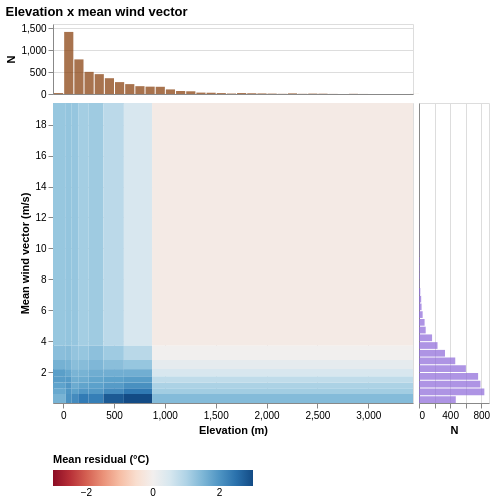

Source (Vega-Lite JSON):
### Vega-Lite specification from a JSON file in a GitHub repository (floating-point values rounded to 4 significant figures; data arrays with more than 128 entries replaced by an {"elided": "..."} marker saying what was removed)
{"config": {"view": {"continuousWidth": 300, "continuousHeight": 300}}, "vconcat": [{"data": {"name": "data-66037dbc5dd7e091d990e2fe1abac311"}, "mark": {"type": "bar", "color": "#8B4513", "opacity": 0.75}, "encoding": {"x": {"axis": {"labels": false, "ticks": false}, "bin": {"maxbins": 40}, "field": "val", "scale": {"domain": [-100.0, 3440.0], "nice": false, "zero": false}, "title": null, "type": "quantitative"}, "y": {"aggregate": "count", "axis": {"tickCount": 3}, "title": "N", "type": "quantitative"}}, "height": 70, "width": 360}, {"hconcat": [{"data": {"name": "data-fa1e0e3e42796d50fb314b0399cb01c9"}, "mark": {"type": "rect"}, "encoding": {"color": {"field": "color_val", "legend": {"orient": "bottom"}, "scale": {"domain": [-3.003, 3.003], "scheme": "redblue"}, "title": "Mean residual (°C)", "type": "quantitative"}, "tooltip": [{"field": "x_lo", "format": ".3g", "title": "Elevation (m) from", "type": "quantitative"}, {"field": "x_hi", "format": ".3g", "title": "Elevation (m) to", "type": "quantitative"}, {"field": "y_lo", "format": ".3g", "title": "Mean wind vector (m/s) from", "type": "quantitative"}, {"field": "y_hi", "format": ".3g", "title": "Mean wind vector (m/s) to", "type": "quantitative"}, {"field": "color_val", "format": ".3f", "title": "Mean residual (°C)", "type": "quantitative"}, {"field": "n", "title": "Observations", "type": "quantitative"}], "x": {"field": "x_lo", "scale": {"domain": [-100.0, 3440.0], "nice": false, "zero": false}, "title": "Elevation (m)", "type": "quantitative"}, "x2": {"field": "x_hi"}, "y": {"field": "y_lo", "scale": {"domain": [0.0003355, 19.4], "nice": false, "zero": false}, "title": "Mean wind vector (m/s)", "type": "quantitative"}, "y2": {"field": "y_hi"}}, "height": 300, "width": 360}, {"data": {"name": "data-038c080ffce177935d8ece018a64fb4a"}, "mark": {"type": "bar", "color": "#9370DB", "opacity": 0.75}, "encoding": {"x": {"aggregate": "count", "axis": {"tickCount": 3}, "title": "N", "type": "quantitative"}, "y": {"axis": {"labels": false, "ticks": false}, "bin": {"maxbins": 40}, "field": "val", "scale": {"domain": [0.0003355, 19.4], "nice": false, "zero": false}, "title": null, "type": "quantitative"}}, "height": 300, "width": 70}], "spacing": 4}], "spacing": 2, "title": "Elevation x mean wind vector", "$schema": "https://vega.github.io/schema/vega-lite/v6.4.1.json", "datasets": {"data-66037dbc5dd7e091d990e2fe1abac311": {"elided": "4999 records"}, "data-fa1e0e3e42796d50fb314b0399cb01c9": [{"bin_x": "(-inf, 26]", "bin_y": "(-inf, 0.5819879174232483]", "color_val": 1.552, "n": 58171, "x_lo": -100.0, "x_hi": 26.0, "y_lo": 0.0003355, "y_hi": 0.582}, {"bin_x": "(-inf, 26]", "bin_y": "(0.5819879174232483, 0.955617368221283]", "color_val": 1.694, "n": 77140, "x_lo": -100.0, "x_hi": 26.0, "y_lo": 0.582, "y_hi": 0.9556}, {"bin_x": "(-inf, 26]", "bin_y": "(0.955617368221283, 1.3300021886825562]", "color_val": 1.785, "n": 87621, "x_lo": -100.0, "x_hi": 26.0, "y_lo": 0.9556, "y_hi": 1.33}, {"bin_x": "(-inf, 26]", "bin_y": "(1.3300021886825562, 1.7310218811035156]", "color_val": 1.868, "n": 93137, "x_lo": -100.0, "x_hi": 26.0, "y_lo": 1.33, "y_hi": 1.731}, {"bin_x": "(-inf, 26]", "bin_y": "(1.7310218811035156, 2.1926934719085693]", "color_val": 1.846, "n": 97459, "x_lo": -100.0, "x_hi": 26.0, "y_lo": 1.731, "y_hi": 2.193}, {"bin_x": "(-inf, 26]", "bin_y": "(2.1926934719085693, 2.781804084777832]", "color_val": 1.577, "n": 107187, "x_lo": -100.0, "x_hi": 26.0, "y_lo": 2.193, "y_hi": 2.782}, {"bin_x": "(-inf, 26]", "bin_y": "(2.781804084777832, 3.7226057052612305]", "color_val": 1.376, "n": 129672, "x_lo": -100.0, "x_hi": 26.0, "y_lo": 2.782, "y_hi": 3.723}, {"bin_x": "(-inf, 26]", "bin_y": "(3.7226057052612305, inf]", "color_val": 1.254, "n": 227561, "x_lo": -100.0, "x_hi": 26.0, "y_lo": 3.723, "y_hi": 19.4}, {"bin_x": "(26, 84]", "bin_y": "(-inf, 0.5819879174232483]", "color_val": 2.047, "n": 61791, "x_lo": 26.0, "x_hi": 84.0, "y_lo": 0.0003355, "y_hi": 0.582}, {"bin_x": "(26, 84]", "bin_y": "(0.5819879174232483, 0.955617368221283]", "color_val": 1.978, "n": 76410, "x_lo": 26.0, "x_hi": 84.0, "y_lo": 0.582, "y_hi": 0.9556}, {"bin_x": "(26, 84]", "bin_y": "(0.955617368221283, 1.3300021886825562]", "color_val": 1.971, "n": 86316, "x_lo": 26.0, "x_hi": 84.0, "y_lo": 0.9556, "y_hi": 1.33}, {"bin_x": "(26, 84]", "bin_y": "(1.3300021886825562, 1.7310218811035156]", "color_val": 1.903, "n": 94405, "x_lo": 26.0, "x_hi": 84.0, "y_lo": 1.33, "y_hi": 1.731}, {"bin_x": "(26, 84]", "bin_y": "(1.7310218811035156, 2.1926934719085693]", "color_val": 1.725, "n": 106186, "x_lo": 26.0, "x_hi": 84.0, "y_lo": 1.731, "y_hi": 2.193}, {"bin_x": "(26, 84]", "bin_y": "(2.1926934719085693, 2.781804084777832]", "color_val": 1.551, "n": 122027, "x_lo": 26.0, "x_hi": 84.0, "y_lo": 2.193, "y_hi": 2.782}, {"bin_x": "(26, 84]", "bin_y": "(2.781804084777832, 3.7226057052612305]", "color_val": 1.408, "n": 142757, "x_lo": 26.0, "x_hi": 84.0, "y_lo": 2.782, "y_hi": 3.723}, {"bin_x": "(26, 84]", "bin_y": "(3.7226057052612305, inf]", "color_val": 1.282, "n": 178151, "x_lo": 26.0, "x_hi": 84.0, "y_lo": 3.723, "y_hi": 19.4}, {"bin_x": "(84, 148]", "bin_y": "(-inf, 0.5819879174232483]", "color_val": 2.126, "n": 59263, "x_lo": 84.0, "x_hi": 148.0, "y_lo": 0.0003355, "y_hi": 0.582}, {"bin_x": "(84, 148]", "bin_y": "(0.5819879174232483, 0.955617368221283]", "color_val": 1.806, "n": 74735, "x_lo": 84.0, "x_hi": 148.0, "y_lo": 0.582, "y_hi": 0.9556}, {"bin_x": "(84, 148]", "bin_y": "(0.955617368221283, 1.3300021886825562]", "color_val": 1.662, "n": 89721, "x_lo": 84.0, "x_hi": 148.0, "y_lo": 0.9556, "y_hi": 1.33}, {"bin_x": "(84, 148]", "bin_y": "(1.3300021886825562, 1.7310218811035156]", "color_val": 1.627, "n": 105873, "x_lo": 84.0, "x_hi": 148.0, "y_lo": 1.33, "y_hi": 1.731}, {"bin_x": "(84, 148]", "bin_y": "(1.7310218811035156, 2.1926934719085693]", "color_val": 1.525, "n": 122428, "x_lo": 84.0, "x_hi": 148.0, "y_lo": 1.731, "y_hi": 2.193}, {"bin_x": "(84, 148]", "bin_y": "(2.1926934719085693, 2.781804084777832]", "color_val": 1.381, "n": 136428, "x_lo": 84.0, "x_hi": 148.0, "y_lo": 2.193, "y_hi": 2.782}, {"bin_x": "(84, 148]", "bin_y": "(2.781804084777832, 3.7226057052612305]", "color_val": 1.288, "n": 145259, "x_lo": 84.0, "x_hi": 148.0, "y_lo": 2.782, "y_hi": 3.723}, {"bin_x": "(84, 148]", "bin_y": "(3.7226057052612305, inf]", "color_val": 1.268, "n": 129932, "x_lo": 84.0, "x_hi": 148.0, "y_lo": 3.723, "y_hi": 19.4}, {"bin_x": "(148, 251]", "bin_y": "(-inf, 0.5819879174232483]", "color_val": 2.36, "n": 81395, "x_lo": 148.0, "x_hi": 251.0, "y_lo": 0.0003355, "y_hi": 0.582}, {"bin_x": "(148, 251]", "bin_y": "(0.5819879174232483, 0.955617368221283]", "color_val": 1.939, "n": 92174, "x_lo": 148.0, "x_hi": 251.0, "y_lo": 0.582, "y_hi": 0.9556}, {"bin_x": "(148, 251]", "bin_y": "(0.955617368221283, 1.3300021886825562]", "color_val": 1.764, "n": 101617, "x_lo": 148.0, "x_hi": 251.0, "y_lo": 0.9556, "y_hi": 1.33}, {"bin_x": "(148, 251]", "bin_y": "(1.3300021886825562, 1.7310218811035156]", "color_val": 1.655, "n": 113964, "x_lo": 148.0, "x_hi": 251.0, "y_lo": 1.33, "y_hi": 1.731}, {"bin_x": "(148, 251]", "bin_y": "(1.7310218811035156, 2.1926934719085693]", "color_val": 1.55, "n": 124074, "x_lo": 148.0, "x_hi": 251.0, "y_lo": 1.731, "y_hi": 2.193}, {"bin_x": "(148, 251]", "bin_y": "(2.1926934719085693, 2.781804084777832]", "color_val": 1.41, "n": 129763, "x_lo": 148.0, "x_hi": 251.0, "y_lo": 2.193, "y_hi": 2.782}, {"bin_x": "(148, 251]", "bin_y": "(2.781804084777832, 3.7226057052612305]", "color_val": 1.266, "n": 129809, "x_lo": 148.0, "x_hi": 251.0, "y_lo": 2.782, "y_hi": 3.723}, {"bin_x": "(148, 251]", "bin_y": "(3.7226057052612305, inf]", "color_val": 1.123, "n": 104284, "x_lo": 148.0, "x_hi": 251.0, "y_lo": 3.723, "y_hi": 19.4}, {"bin_x": "(251, 396]", "bin_y": "(-inf, 0.5819879174232483]", "color_val": 2.309, "n": 94919, "x_lo": 251.0, "x_hi": 396.0, "y_lo": 0.0003355, "y_hi": 0.582}, {"bin_x": "(251, 396]", "bin_y": "(0.5819879174232483, 0.955617368221283]", "color_val": 1.929, "n": 104250, "x_lo": 251.0, "x_hi": 396.0, "y_lo": 0.582, "y_hi": 0.9556}, {"bin_x": "(251, 396]", "bin_y": "(0.955617368221283, 1.3300021886825562]", "color_val": 1.814, "n": 111200, "x_lo": 251.0, "x_hi": 396.0, "y_lo": 0.9556, "y_hi": 1.33}, {"bin_x": "(251, 396]", "bin_y": "(1.3300021886825562, 1.7310218811035156]", "color_val": 1.743, "n": 117190, "x_lo": 251.0, "x_hi": 396.0, "y_lo": 1.33, "y_hi": 1.731}, {"bin_x": "(251, 396]", "bin_y": "(1.7310218811035156, 2.1926934719085693]", "color_val": 1.634, "n": 120406, "x_lo": 251.0, "x_hi": 396.0, "y_lo": 1.731, "y_hi": 2.193}, {"bin_x": "(251, 396]", "bin_y": "(2.1926934719085693, 2.781804084777832]", "color_val": 1.48, "n": 118995, "x_lo": 251.0, "x_hi": 396.0, "y_lo": 2.193, "y_hi": 2.782}, {"bin_x": "(251, 396]", "bin_y": "(2.781804084777832, 3.7226057052612305]", "color_val": 1.348, "n": 109877, "x_lo": 251.0, "x_hi": 396.0, "y_lo": 2.782, "y_hi": 3.723}, {"bin_x": "(251, 396]", "bin_y": "(3.7226057052612305, inf]", "color_val": 1.18, "n": 83466, "x_lo": 251.0, "x_hi": 396.0, "y_lo": 3.723, "y_hi": 19.4}, {"bin_x": "(396, 597]", "bin_y": "(-inf, 0.5819879174232483]", "color_val": 2.802, "n": 128827, "x_lo": 396.0, "x_hi": 597.0, "y_lo": 0.0003355, "y_hi": 0.582}, {"bin_x": "(396, 597]", "bin_y": "(0.5819879174232483, 0.955617368221283]", "color_val": 2.129, "n": 128641, "x_lo": 396.0, "x_hi": 597.0, "y_lo": 0.582, "y_hi": 0.9556}, {"bin_x": "(396, 597]", "bin_y": "(0.955617368221283, 1.3300021886825562]", "color_val": 1.897, "n": 125416, "x_lo": 396.0, "x_hi": 597.0, "y_lo": 0.9556, "y_hi": 1.33}, {"bin_x": "(396, 597]", "bin_y": "(1.3300021886825562, 1.7310218811035156]", "color_val": 1.802, "n": 121290, "x_lo": 396.0, "x_hi": 597.0, "y_lo": 1.33, "y_hi": 1.731}, {"bin_x": "(396, 597]", "bin_y": "(1.7310218811035156, 2.1926934719085693]", "color_val": 1.616, "n": 114084, "x_lo": 396.0, "x_hi": 597.0, "y_lo": 1.731, "y_hi": 2.193}, {"bin_x": "(396, 597]", "bin_y": "(2.1926934719085693, 2.781804084777832]", "color_val": 1.382, "n": 103519, "x_lo": 396.0, "x_hi": 597.0, "y_lo": 2.193, "y_hi": 2.782}, {"bin_x": "(396, 597]", "bin_y": "(2.781804084777832, 3.7226057052612305]", "color_val": 1.179, "n": 90130, "x_lo": 396.0, "x_hi": 597.0, "y_lo": 2.782, "y_hi": 3.723}, {"bin_x": "(396, 597]", "bin_y": "(3.7226057052612305, inf]", "color_val": 0.8594, "n": 64054, "x_lo": 396.0, "x_hi": 597.0, "y_lo": 3.723, "y_hi": 19.4}, {"bin_x": "(597, 874]", "bin_y": "(-inf, 0.5819879174232483]", "color_val": 3.003, "n": 157184, "x_lo": 597.0, "x_hi": 874.0, "y_lo": 0.0003355, "y_hi": 0.582}, {"bin_x": "(597, 874]", "bin_y": "(0.5819879174232483, 0.955617368221283]", "color_val": 2.393, "n": 143530, "x_lo": 597.0, "x_hi": 874.0, "y_lo": 0.582, "y_hi": 0.9556}, {"bin_x": "(597, 874]", "bin_y": "(0.955617368221283, 1.3300021886825562]", "color_val": 2.066, "n": 129597, "x_lo": 597.0, "x_hi": 874.0, "y_lo": 0.9556, "y_hi": 1.33}, {"bin_x": "(597, 874]", "bin_y": "(1.3300021886825562, 1.7310218811035156]", "color_val": 1.87, "n": 115049, "x_lo": 597.0, "x_hi": 874.0, "y_lo": 1.33, "y_hi": 1.731}, {"bin_x": "(597, 874]", "bin_y": "(1.7310218811035156, 2.1926934719085693]", "color_val": 1.617, "n": 101909, "x_lo": 597.0, "x_hi": 874.0, "y_lo": 1.731, "y_hi": 2.193}, {"bin_x": "(597, 874]", "bin_y": "(2.1926934719085693, 2.781804084777832]", "color_val": 1.263, "n": 88387, "x_lo": 597.0, "x_hi": 874.0, "y_lo": 2.193, "y_hi": 2.782}, {"bin_x": "(597, 874]", "bin_y": "(2.781804084777832, 3.7226057052612305]", "color_val": 0.8837, "n": 74807, "x_lo": 597.0, "x_hi": 874.0, "y_lo": 2.782, "y_hi": 3.723}, {"bin_x": "(597, 874]", "bin_y": "(3.7226057052612305, inf]", "color_val": 0.4866, "n": 51857, "x_lo": 597.0, "x_hi": 874.0, "y_lo": 3.723, "y_hi": 19.4}, {"bin_x": "(874, inf]", "bin_y": "(-inf, 0.5819879174232483]", "color_val": 1.433, "n": 227774, "x_lo": 874.0, "x_hi": 3440.0, "y_lo": 0.0003355, "y_hi": 0.582}, {"bin_x": "(874, inf]", "bin_y": "(0.5819879174232483, 0.955617368221283]", "color_val": 1.141, "n": 172444, "x_lo": 874.0, "x_hi": 3440.0, "y_lo": 0.582, "y_hi": 0.9556}, {"bin_x": "(874, inf]", "bin_y": "(0.955617368221283, 1.3300021886825562]", "color_val": 1.028, "n": 137835, "x_lo": 874.0, "x_hi": 3440.0, "y_lo": 0.9556, "y_hi": 1.33}, {"bin_x": "(874, inf]", "bin_y": "(1.3300021886825562, 1.7310218811035156]", "color_val": 0.8062, "n": 108416, "x_lo": 874.0, "x_hi": 3440.0, "y_lo": 1.33, "y_hi": 1.731}, {"bin_x": "(874, inf]", "bin_y": "(1.7310218811035156, 2.1926934719085693]", "color_val": 0.4827, "n": 82777, "x_lo": 874.0, "x_hi": 3440.0, "y_lo": 1.731, "y_hi": 2.193}, {"bin_x": "(874, inf]", "bin_y": "(2.1926934719085693, 2.781804084777832]", "color_val": 0.2466, "n": 63018, "x_lo": 874.0, "x_hi": 3440.0, "y_lo": 2.193, "y_hi": 2.782}, {"bin_x": "(874, inf]", "bin_y": "(2.781804084777832, 3.7226057052612305]", "color_val": 0.02175, "n": 47012, "x_lo": 874.0, "x_hi": 3440.0, "y_lo": 2.782, "y_hi": 3.723}, {"bin_x": "(874, inf]", "bin_y": "(3.7226057052612305, inf]", "color_val": -0.1429, "n": 30019, "x_lo": 874.0, "x_hi": 3440.0, "y_lo": 3.723, "y_hi": 19.4}], "data-038c080ffce177935d8ece018a64fb4a": {"elided": "4999 records"}}}
